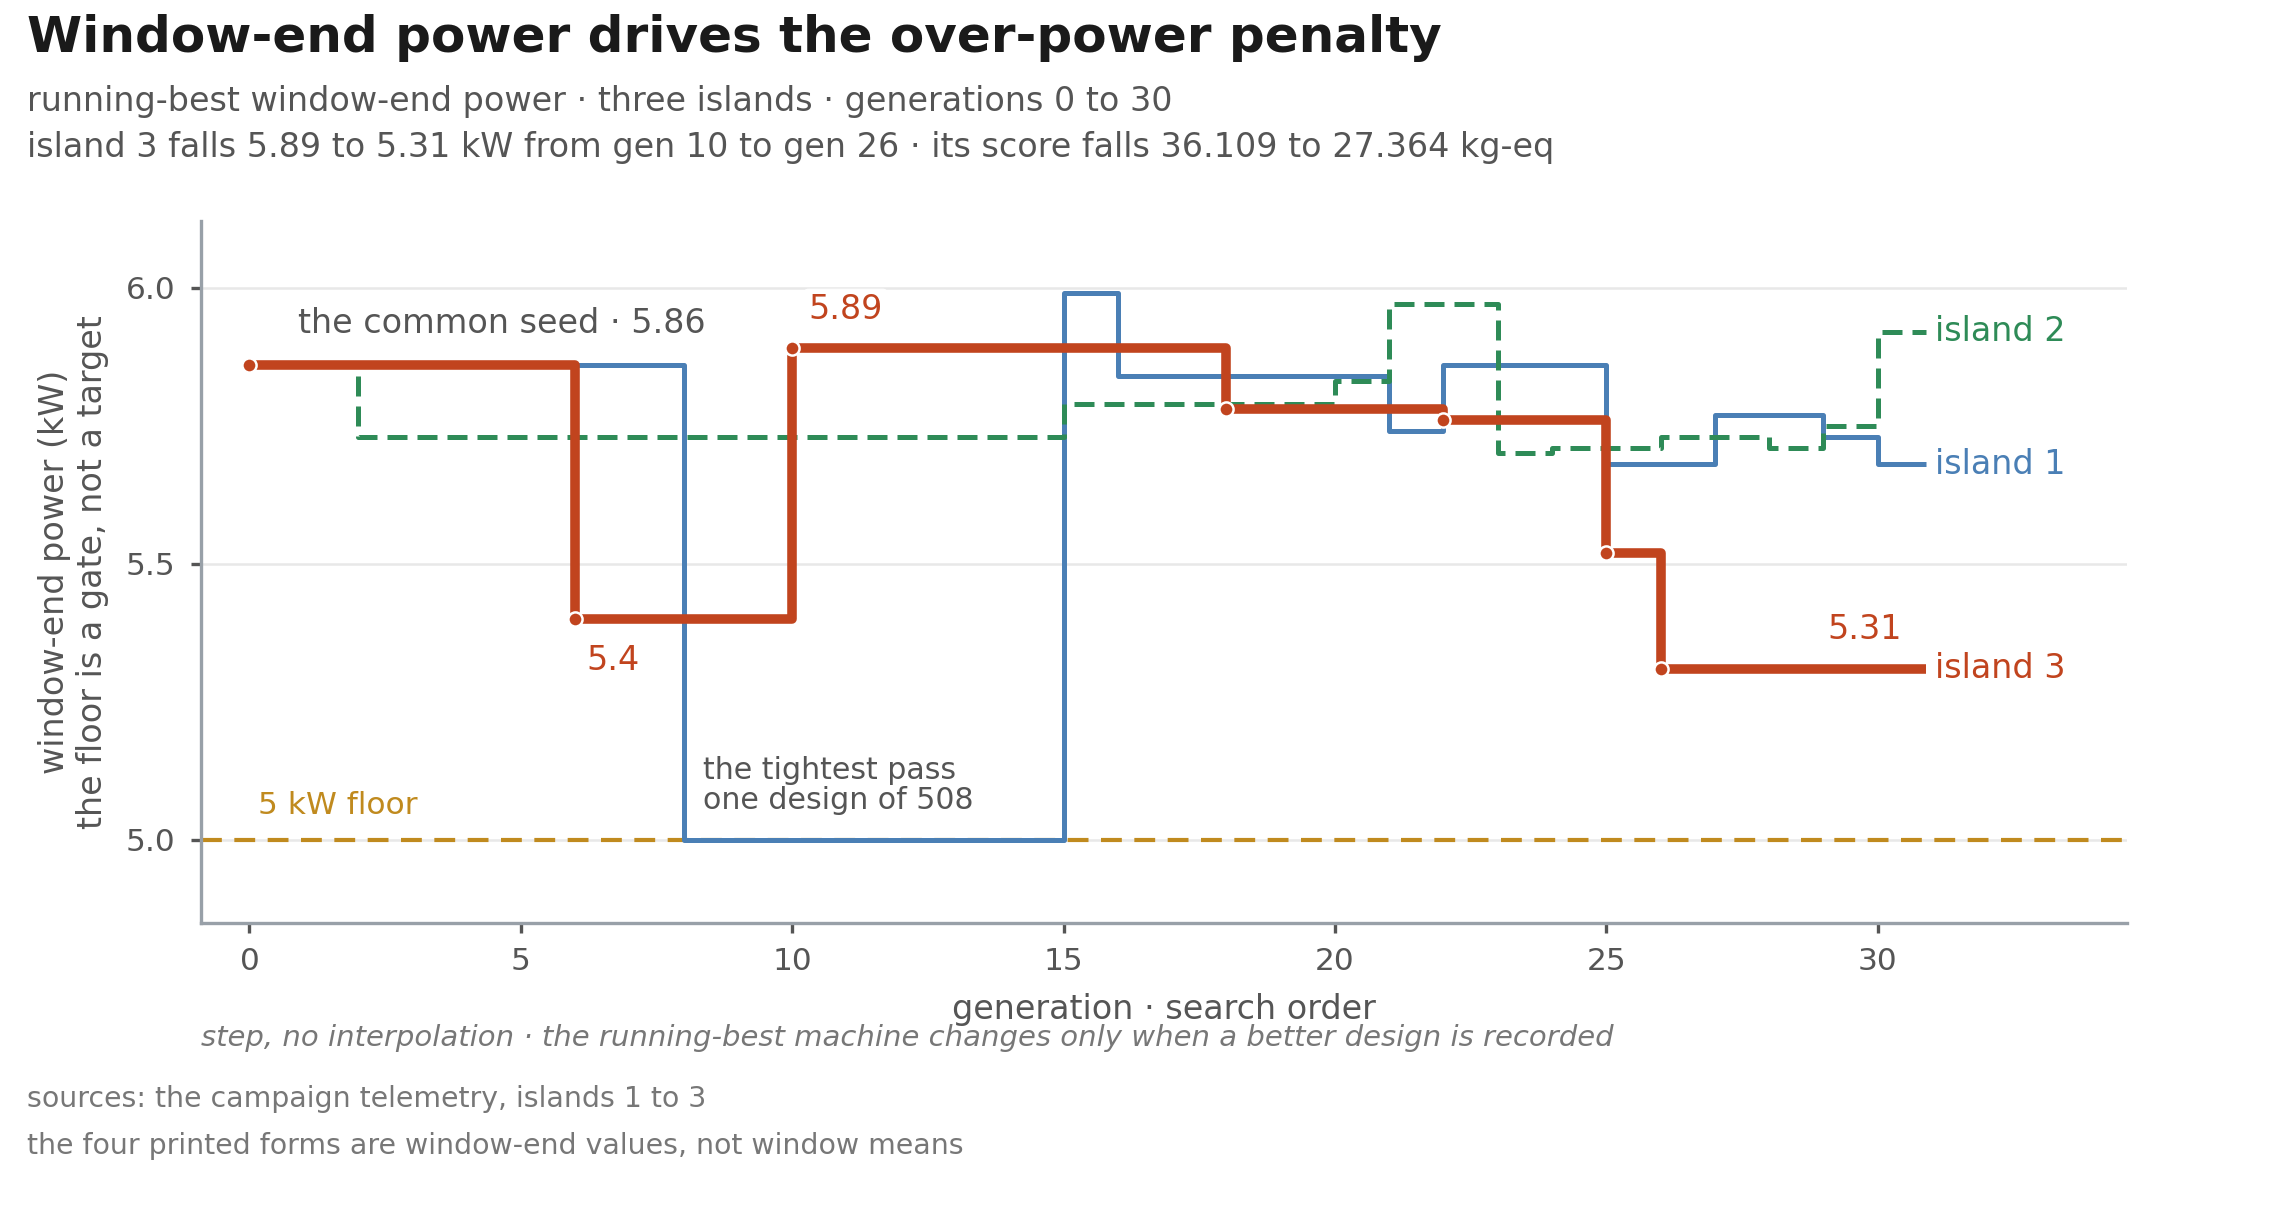

Source code (Python):
#!/usr/bin/python3
# -*- coding: utf-8 -*-
"""machine-power-trend: the generation-axis companion to the evolution strip.

Plate: docs/reporting/figures/machine-power-trend/SPEC.md (GENERATE candidate).
The strip prints window-end power under each machine. This plate carries the
shape those seven cards cannot show: the running-best window-end power of all
three islands across generations 0 to 30, drawn as a step against the 5 kW
floor.

Drawn values: four NR-062 forms on the island-3 line (5.86, 5.4, 5.89, 5.31),
each one of the signed pair NR-062 carries. No objective curve, no mass curve,
no slope numeral. The objective curve is the convergence plate (row 16).

Run:
  /usr/bin/python3 docs/reporting/figures/machine-power-trend/\\
      machine-power-trend.py --script-commit <hex>

Toolchain pin: /usr/bin/python3 (CPython 3.12), matplotlib 3.10.
F-REPRO: svg.hashsalt set, SVG dc:date normalised, PDF CreationDate pinned,
no timestamps anywhere.
"""
from __future__ import annotations

import argparse
import csv
import hashlib
import html
import json
import re
import sys
from pathlib import Path

import matplotlib

matplotlib.use("Agg")
import matplotlib.pyplot as plt

HERE = Path(__file__).resolve().parent
REPO = HERE.parents[3]
RUN_DIR = (REPO / "scripts" / "results"
           / "v13_5kw_masslift_len18.8_rotorcount_bankderate2")
SLUG = "machine-power-trend"

DATA_COMMIT = "dd3cc6a"
RUN_COMMIT = "a76c5e9"
ERA = "post-95c385d_wind-authority"
ROWS = "NR-002 \u00b7 NR-005 \u00b7 NR-006 \u00b7 NR-062 \u00b7 NR-066 \u00b7 NR-069"

INK = "#1a1a1a"
GREY = "#555555"
FAINT = "#777777"
MUTED = "#98a0a8"
AMBER = "#c08a1e"
ISL = {1: "#4a7fb5", 2: "#2e8b57", 3: "#c1441e"}

# NR-062 display forms (signed 2026-10-18). The window-end member of the
# signed pair. Gen 6 prints 5.4 as recorded: two significant digits.
P_FORMS = {0: "5.86", 6: "5.4", 10: "5.89", 18: "5.78",
           22: "5.76", 25: "5.52", 26: "5.31"}
# The four forms this plate prints. Each is one of the seven above.
P_DRAWN = (0, 6, 10, 26)

# NR-036 forms, used as the running-best identity check against the telemetry.
OBJ_FORMS = {0: 36.109, 6: 32.293, 10: 31.661, 18: 30.929,
             22: 29.854, 25: 28.315, 26: 27.364}

TITLE = "Window-end power drives the over-power penalty"
SUB1 = ("running-best window-end power \u00b7 three islands \u00b7 "
        "generations 0 to 30")
SUB2 = ("island 3 falls 5.89 to 5.31 kW from gen 10 to gen 26 \u00b7 its score "
        "falls 36.109 to 27.364 kg-eq")

LEDGER: list[str] = []


def keep(s: str) -> str:
    LEDGER.append(s)
    return s


def sha256(path: Path) -> str:
    return hashlib.sha256(path.read_bytes()).hexdigest()


def load(path: Path) -> list[dict]:
    with path.open(newline="", encoding="utf-8") as fh:
        lines = [ln for ln in fh if not ln.startswith("#")]
    return list(csv.DictReader(lines))


def best_so_far(rows: list[dict]) -> dict[int, tuple[float, float, int, int]]:
    """Running-best per generation: least fitness, ties to earliest (gen, idx).

    Returns gen -> (fitness, P_end, source gen, source idx).
    """
    ok = [(float(r["fitness"]), float(r["P_end"]), int(r["gen"]),
           int(r["idx"])) for r in rows if r["status"] == "ok"]
    out = {}
    for g in range(31):
        cand = [(f, pe, gg, i) for (f, pe, gg, i) in ok if gg <= g]
        out[g] = min(cand, key=lambda t: (t[0], t[2], t[3]))
    return out


def main() -> int:
    ap = argparse.ArgumentParser()
    ap.add_argument("--script-commit", default="uncommitted")
    ap.add_argument("--outdir", default=str(HERE))
    args = ap.parse_args()
    outdir = Path(args.outdir)
    outdir.mkdir(parents=True, exist_ok=True)

    tele = {i: load(RUN_DIR / f"island_{i}" / "telemetry.csv")
            for i in (1, 2, 3)}
    ser = {i: best_so_far(tele[i]) for i in (1, 2, 3)}
    gens = list(range(31))

    checks: list[tuple[str, object, object, bool]] = []

    def chk(name, got, want):
        if isinstance(got, list) and isinstance(want, list):
            ok = len(got) == len(want) and all(
                (abs(float(a) - float(b)) <= 6e-4
                 if isinstance(a, (int, float)) and isinstance(b, (int, float))
                 else a == b) for a, b in zip(got, want))
        else:
            ok = got == want
        checks.append((name, got, want, ok))

    chk("telemetry rows per island", [len(tele[i]) for i in (1, 2, 3)],
        [310, 310, 310])
    chk("generations covered", [sorted({int(r["gen"]) for r in tele[1]})[0],
                                max(int(r["gen"]) for r in tele[1])], [0, 30])
    chk("rows per generation per island",
        sorted({sum(1 for r in tele[1] if int(r["gen"]) == g)
                for g in range(31)}), [10])
    chk("common seed \u00b7 fitness and window-end power",
        [ser[i][0][0] for i in (1, 2, 3)] + [ser[i][0][1] for i in (1, 2, 3)],
        [36.109, 36.109, 36.109, 5.86, 5.86, 5.86])
    chk("island 3 running-best fitness == NR-036 forms",
        [round(ser[3][g][0], 3) for g in P_FORMS],
        [OBJ_FORMS[g] for g in P_FORMS])
    chk("island 3 running-best P_end == NR-062 forms",
        [f"{ser[3][g][1]:.2f}" for g in P_FORMS],
        [f"{float(v):.2f}" for v in P_FORMS.values()])
    step_gens = [g for g in range(1, 31)
                 if ser[3][g][2:] != ser[3][g - 1][2:]]
    chk("island 3 steps land on the strip's seven generations",
        [0] + step_gens, sorted(P_FORMS))
    chk("no interpolation: a step holds one source machine",
        all(ser[3][g][1] == ser[3][g - 1][1] for g in range(1, 31)
            if g not in step_gens), True)
    chk("running-best fitness never rises",
        [all(ser[i][g][0] <= ser[i][g - 1][0] + 1e-12 for g in range(1, 31))
         for i in (1, 2, 3)], [True, True, True])
    all_pe = [ser[i][g][1] for i in (1, 2, 3) for g in gens]
    chk("all 93 running-best values at or above the 5 kW floor",
        min(all_pe) >= 5.0, True)
    chk("all 93 running-best values below 6.0 kW",
        max(all_pe) < 6.0, True)
    chk("island 1 sits on the floor, generations 8 to 14",
        [g for g in gens if ser[1][g][1] == 5.0], list(range(8, 15)))
    chk("island 3 ends below the seed", ser[3][30][1] < ser[3][0][1], True)
    ok_pe = sorted(float(r["P_end"]) for i in (1, 2, 3) for r in tele[i]
                   if r["status"] == "ok")
    chk("ok evaluations (NR-002 feasible count)", len(ok_pe), 508)
    chk("no ok evaluation below the 5 kW gate",
        sum(1 for v in ok_pe if v < 5.0), 0)
    chk("exactly one ok evaluation on the gate", ok_pe.count(5.0), 1)
    chk("the next lowest ok evaluation", ok_pe[1], 5.02)
    chk("the highest ok evaluation", ok_pe[-1], 6.33)

    n_fail = sum(1 for *_, ok in checks if not ok)
    if n_fail:
        for name, got, want, ok in checks:
            if not ok:
                print(f"check: {name}: {got}  (OFF vs {want})", file=sys.stderr)
        print(f"in-script checks FAILED: {n_fail}", file=sys.stderr)
        return 1

    # ---------------------------------------------------------------- figure
    plt.rcParams.update({
        "font.size": 8,
        "svg.hashsalt": "ktd-fig-pin-2026-10-20",
        "svg.fonttype": "none",
        "pdf.fonttype": 42,
        "ps.fonttype": 42,
        "figure.facecolor": "white",
        "savefig.facecolor": "white",
    })

    fig = plt.figure(figsize=(7.6, 4.1))
    fig.text(0.012, 0.958, keep(TITLE), size=12, weight="bold", color=INK)
    fig.text(0.012, 0.910, keep(SUB1), size=8, color=GREY)
    fig.text(0.012, 0.872, keep(SUB2), size=8, color=GREY)

    ax = fig.add_axes([0.088, 0.250, 0.845, 0.570])
    xdraw = gens + [30.9]
    for i, ls, lw, z in ((1, "-", 1.2, 3), (2, (0, (4, 2)), 1.2, 3),
                         (3, "-", 2.3, 5)):
        y = [ser[i][g][1] for g in gens] + [ser[i][30][1]]
        ax.step(xdraw, y, where="post", color=ISL[i], lw=lw,
                ls=ls, zorder=z, solid_capstyle="butt")
    ax.plot([g for g in P_FORMS], [ser[3][g][1] for g in P_FORMS],
            ls="none", marker="o", ms=3.4, mfc=ISL[3], mec="white",
            mew=0.6, zorder=6)

    box = dict(boxstyle="round,pad=0.14", fc="white", ec="none", alpha=0.93)
    ax.axhline(5.0, color=AMBER, lw=1.0, ls=(0, (5, 3)), zorder=2)
    ax.text(0.15, 5.035, keep("5 kW floor"), ha="left", va="bottom",
            size=7.5, color=AMBER, zorder=7)
    ax.text(8.35, 5.045, keep("the tightest pass") + "\n"
            + keep("one design of 508"),
            ha="left", va="bottom", size=7.2, color=GREY, linespacing=1.05,
            bbox=box, zorder=8)
    ax.text(0.9, 5.905, keep("the common seed \u00b7 5.86"), ha="left",
            va="bottom", size=8, color=GREY, bbox=box, zorder=8)
    ax.text(6.2, 5.355, keep("5.4"), ha="left", va="top", size=8,
            color=ISL[3], bbox=box, zorder=8)
    ax.text(10.3, 5.93, keep("5.89"), ha="left", va="bottom", size=8,
            color=ISL[3], bbox=box, zorder=8)
    ax.text(30.45, 5.35, keep("5.31"), ha="right", va="bottom", size=8,
            color=ISL[3], bbox=box, zorder=8)

    ax.text(31.05, 5.92, keep("island 2"), ha="left", va="center", size=8,
            color=ISL[2], bbox=box, zorder=8)
    ax.text(31.05, 5.68, keep("island 1"), ha="left", va="center", size=8,
            color=ISL[1], bbox=box, zorder=8)
    ax.text(31.05, 5.31, keep("island 3"), ha="left", va="center", size=8,
            color=ISL[3], bbox=box, zorder=8)

    ax.set_xlim(-0.9, 34.6)
    ax.set_ylim(4.85, 6.12)
    ax.set_xticks([0, 5, 10, 15, 20, 25, 30])
    ax.set_xticklabels([keep(str(v)) for v in (0, 5, 10, 15, 20, 25, 30)])
    ax.set_yticks([5.0, 5.5, 6.0])
    ax.set_yticklabels([keep("5.0"), keep("5.5"), keep("6.0")])
    ax.set_xlabel(keep("generation \u00b7 search order"), size=8, color=GREY)
    ax.set_ylabel(keep("window-end power (kW)") + "\n"
                  + keep("the floor is a gate, not a target"),
                  size=8, color=GREY)
    for sp in ("top", "right"):
        ax.spines[sp].set_visible(False)
    for sp in ("left", "bottom"):
        ax.spines[sp].set_color(MUTED)
        ax.spines[sp].set_linewidth(0.8)
    ax.tick_params(labelsize=7.5, colors=GREY, length=2.5)
    ax.set_axisbelow(True)
    ax.yaxis.grid(True, color="#e8e8e8", lw=0.6)

    fig.text(0.088, 0.150,
             keep("step, no interpolation \u00b7 the running-best machine changes "
                  "only when a better design is recorded"),
             size=7, color=FAINT, style="italic")
    fig.text(0.012, 0.100,
             keep("sources: the campaign telemetry, islands 1 to 3"),
             size=6.8, color=FAINT)
    fig.text(0.012, 0.062,
             keep("the four printed forms are window-end values, not window means"),
             size=6.8, color=FAINT)

    # ---------------------------------------------------------------- save
    svg = outdir / f"{SLUG}.svg"
    pdf = outdir / f"{SLUG}.pdf"
    png = outdir / f"{SLUG}.png"
    fig.savefig(svg)
    fig.savefig(pdf, metadata={"Creator": f"{SLUG} \u00b7 KTD figures",
                               "CreationDate": None})
    fig.savefig(png, dpi=300)
    plt.close(fig)

    raw = svg.read_bytes()
    raw = re.sub(rb"<dc:date>[^<]*</dc:date>",
                 rb"<dc:date>1970-01-01T00:00:00</dc:date>", raw)
    svg.write_bytes(raw)

    ledger = sorted(set(LEDGER))
    (outdir / "label-ledger.txt").write_text("\n".join(ledger) + "\n",
                                            encoding="utf-8")

    found = {
        html.unescape(re.sub(r"<[^>]+>", "", m)).strip()
        for m in re.findall(r"<text[^>]*>(.*?)</text>", svg.read_text(),
                            flags=re.S)
    }
    missing = sorted(found - set(ledger))
    extra = sorted(set(ledger) - found)
    if missing or extra:
        print("F-LABEL self-check FAILED", file=sys.stderr)
        for s in missing:
            print(f"  in vector, not in ledger: {s!r}", file=sys.stderr)
        for s in extra:
            print(f"  in ledger, not in vector: {s!r}", file=sys.stderr)
        return 1

    manifest = {
        "slug": SLUG,
        "mode": "trend",
        "script": {"path": f"docs/reporting/figures/{SLUG}/{SLUG}.py",
                   "sha256": sha256(Path(__file__).resolve())},
        "toolchain": {"python": ".".join(str(v) for v in sys.version_info[:3]),
                      "matplotlib": matplotlib.__version__,
                      "numpy": __import__("numpy").__version__,
                      "svg_text_layer": "glyph text, not paths"},
        "inputs": {
            "extracts": [
                {"path": ("scripts/results/v13_5kw_masslift_len18.8_"
                          f"rotorcount_bankderate2/island_{i}/telemetry.csv"),
                 "sha256": sha256(RUN_DIR / f"island_{i}" / "telemetry.csv")}
                for i in (1, 2, 3)
            ],
            "register_rows": ["NR-002", "NR-005", "NR-006", "NR-062", "NR-066",
                              "NR-069"],
        },
        "data_commit": DATA_COMMIT,
        "run_commit": RUN_COMMIT,
        "era": ERA,
        "script_commit": args.script_commit,
        "command": (f"/usr/bin/python3 docs/reporting/figures/{SLUG}/"
                    f"{SLUG}.py --script-commit {args.script_commit}"),
        "statistic": ("window-end power (P_end) of each island's running-best "
                      "machine, one point per generation, n = 3 per generation"),
        "selection": ("running-best = least recorded fitness among ok rows with "
                      "gen <= G; ties to earliest (gen, idx); no interpolation"),
        "drawn_forms": {str(g): P_FORMS[g] for g in sorted(P_DRAWN)},
        "withheld": ("no objective curve (convergence row 16), no mass curve, "
                     "no slope numeral, no derived difference"),
        "outputs": {f"{SLUG}.svg": sha256(svg), f"{SLUG}.pdf": sha256(pdf),
                    f"{SLUG}.png": sha256(png),
                    "label-ledger.txt": sha256(outdir / "label-ledger.txt")},
    }
    (outdir / "manifest.json").write_text(
        json.dumps(manifest, indent=2, sort_keys=True) + "\n",
        encoding="utf-8")

    log = [f"check: {n}: {g}  ({'OK' if ok else 'OFF vs ' + str(w)})"
           for n, g, w, ok in checks]
    log.append(f"ledger strings: {len(ledger)}")
    log.append(f"outputs sha256: png {sha256(png)}")
    log.append(f"                svg {sha256(svg)}")
    log.append(f"                pdf {sha256(pdf)}")
    log.append("checks: ALL OK")
    (outdir / "checks.log").write_text("\n".join(log) + "\n", encoding="utf-8")
    for line in log:
        print(line)
    print(f"written: {SLUG}.svg / .pdf / .png, label-ledger.txt, manifest.json")
    print("F-LABEL self-check: OK")
    return 0


if __name__ == "__main__":
    sys.exit(main())
